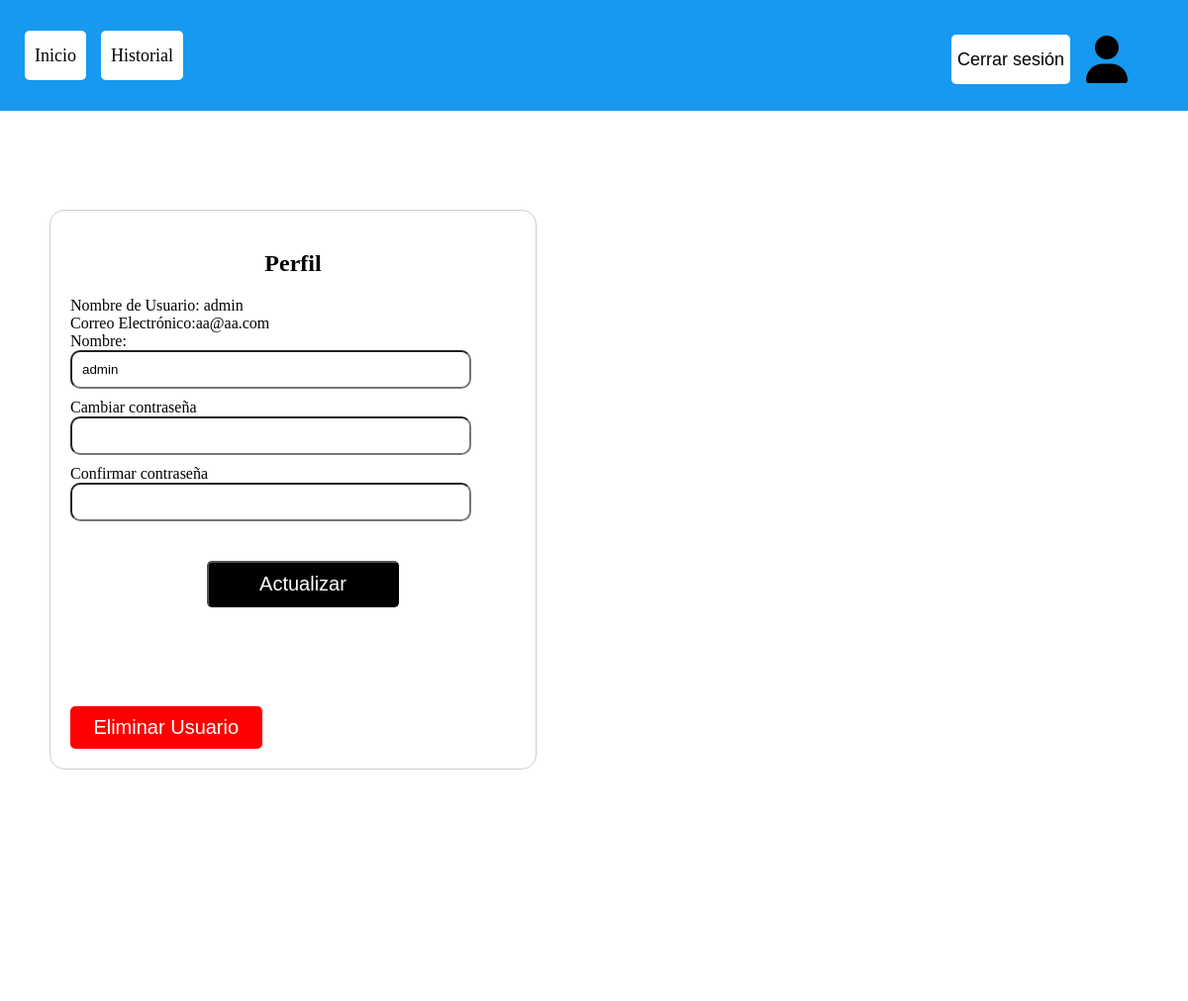
/user/profile (signed in), run on an earlier commit of the app's database.
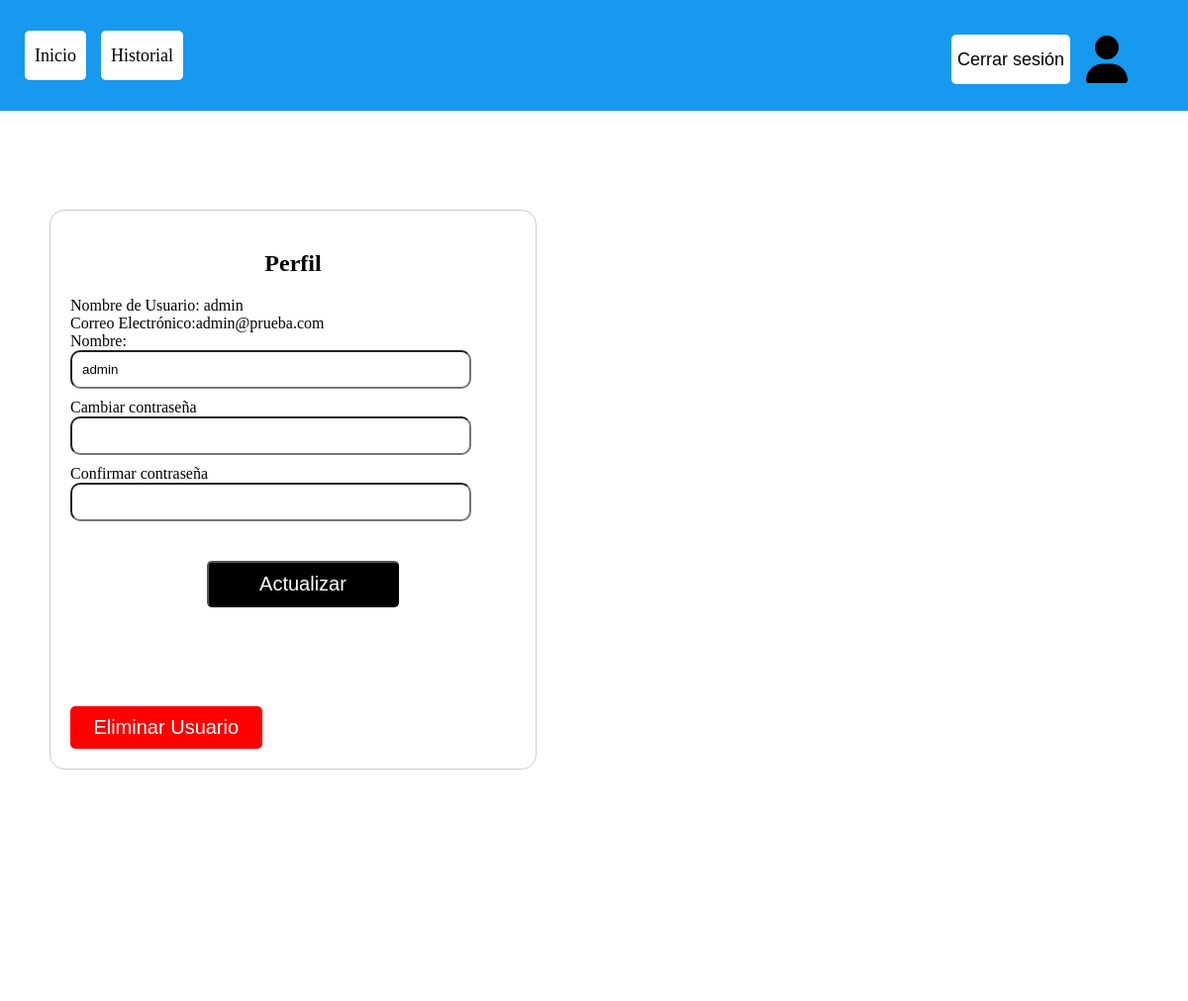
And on a later commit of the database.
### models/user.py (models this page shows)
class User(UserMixin, db.Model):
    id = db.Column(db.Integer, primary_key=True)
    username = db.Column(db.String(50), unique=True, nullable=False)
    password = db.Column(db.String(100), nullable=False)
    name = db.Column(db.String(100), nullable=False)
    email = db.Column(db.String(150), nullable=False)

### controllers/userController.py (the view)
@userController.route('/profile', methods=['POST', 'GET'])
@login_required
def profile():
    data={
        'titulo': 'Perfil',
        'usuario': current_user
    }
    return render_template('profile.html', data=data)

### app.py (called while the page is built)
@login_manager.user_loader
def load_user(user_id):
    return User.query.get(int(user_id))

### templates/profile.html (shortened to what this page needs)
{% extends './base.html' %}
{% block contenido %}
    <div class="profile-div">
        <h2>Perfil</h2>
        <label>Nombre de Usuario: {{ current_user.username }}</label><br>
        <label>Correo Electrónico:{{ current_user.email }}</label>
        <form action="{{ url_for('userController.update_profile') }}" method="POST" class="profile-form">
            <div class="form-field">
                <label>Nombre:</label>
                <input type="text" id="name" name="name" value={{ current_user.name }}>
            </div>
            <div class="form-field">
                <label>Cambiar contraseña</label>
                <input type="password" id="password" name="password">
            </div>
            <div class="form-field">
                <label>Confirmar contraseña</label>
                <input type="password" id="confirm_password" name="confirm_password">
            </div>
            <input type="submit" value="Actualizar" class="button">
        </form>
        <form action="{{ url_for('userController.delete_user') }}" method="POST">
            <button type="submit" class="button del-button">Eliminar Usuario</button>
        </form>
    </div>
{% endblock %}

### templates/base.html (shortened to what this page needs)
<!DOCTYPE html>
<html lang="en">
<head>
    <link rel="stylesheet" href="{{ url_for('static', filename='css/index.css')}}">
    <link rel="stylesheet" href="{{ url_for('static', filename='css/app.css')}}">
    <link rel="stylesheet" href="{{ url_for('static', filename='css/history.css')}}">
    <link rel="stylesheet" href="{{ url_for('static', filename='css/profile.css')}}">
</head>
<body>
    <div class="header">
        <div class="nav-div">
            <nav>
                <a href="{{ url_for('index') }}">Inicio</a>
                <a href="{{ url_for('dataController.history') }}">Historial</a>
            </nav>
        </div>
        <div class="buttons">
            {% if current_user.is_authenticated %}
                <form action="{{ url_for('userController.logout') }}" method="POST">
                    <input type="submit" value="Cerrar sesión">
                </form>
            {% endif %}
            <form action = "{{ url_for('userController.profile') }}" method="GET">
                <button class="fa-solid fa-user icon fa-3x profile-button" onclick="{{ url_for('userController.profile') }}" >
            </form>
        </div>
    </div>
    <div class="page-content">
        {% block contenido %}
        {% endblock %}
    </div>
</body>
</html>

### static/css/index.css (style rules this page uses)
.buttons input { margin: 0 10px; vertical-align: center; height: 50px; background-color: white; border-radius: 5px; font-size: 18px; border: none; cursor: pointer; }
.profile-button { background-color: transparent; border: none; cursor: pointer; }

### static/css/app.css (style rules this page uses)
html { width: 100%; height: 100%; overflow: hidden; }
body { width: 100%; height: 100%; margin: 0; }
.header { background: rgb(23, 153, 240); margin: 0; width: 100%; height: 7rem; display: flex; justify-content: space-between; }
nav { display: flex; justify-content: space-between; align-items: center; }
.nav-div { display: flex; justify-content: space-between; align-items: center; vertical-align: middle; margin-left: 10px; }
nav a { display: flex; font-size: 18px; text-decoration: none; margin-left: 15px; background-color: white; height: 50px; vertical-align: middle; text-align: center; line-height: 50px; padding-left: 10px; padding-right: 10px; color: black; border-radius: 5px; }
.buttons { display: flex; padding: 15px; right: 0; vertical-align: middle; height: fit-content; margin-top: 15px; }
.icon { cursor: pointer; }
.page-content { background-color: white; height: 100%; }
.profile-button { position: relative; cursor: pointer; }

### static/css/profile.css (style rules this page uses)
.form-field { width: 100%; margin-left: 20px; margin-right: 20px; max-width: 100%; box-sizing: border-box; }
.form-field input { max-width: 100%; max-height: 100%; width: 90%; height: 40%; box-sizing: border-box; margin-bottom: 10px; margin-right: 20px; padding: 10px; border-radius: 10px; justify-self: center; }
.button { width: 43%; height: 70%; font-size: 20px; margin-left: 20px; margin-top: 30px; align-items: center; background-color: BLACK; color: white; padding: 10px; border-radius: 5px; text-decoration: none; }
.buttons { display: flex; flex-direction: row; justify-content: space-between; margin-top: 20px; text-align: center; margin-left: 20px; margin-right: 40px; }
.profile-div { text-align: left; border: 1px solid #ccc; padding: 20px; border-radius: 15px; background-color: white; height: 524px; width: 450px; margin-top:100px; margin-left: 50px; }
.profile-div h2 { text-align: center; }
.profile-div .profile-form { display: flex; flex-direction: column; justify-content: center; align-items: center; }
.del-button { background-color: red; border: none; margin-left: 0px; margin-top: 100px; }

What changed in the data, as far as the page shows it:
changed User "admin": email "aa@aa.com" → "admin@prueba.com"
